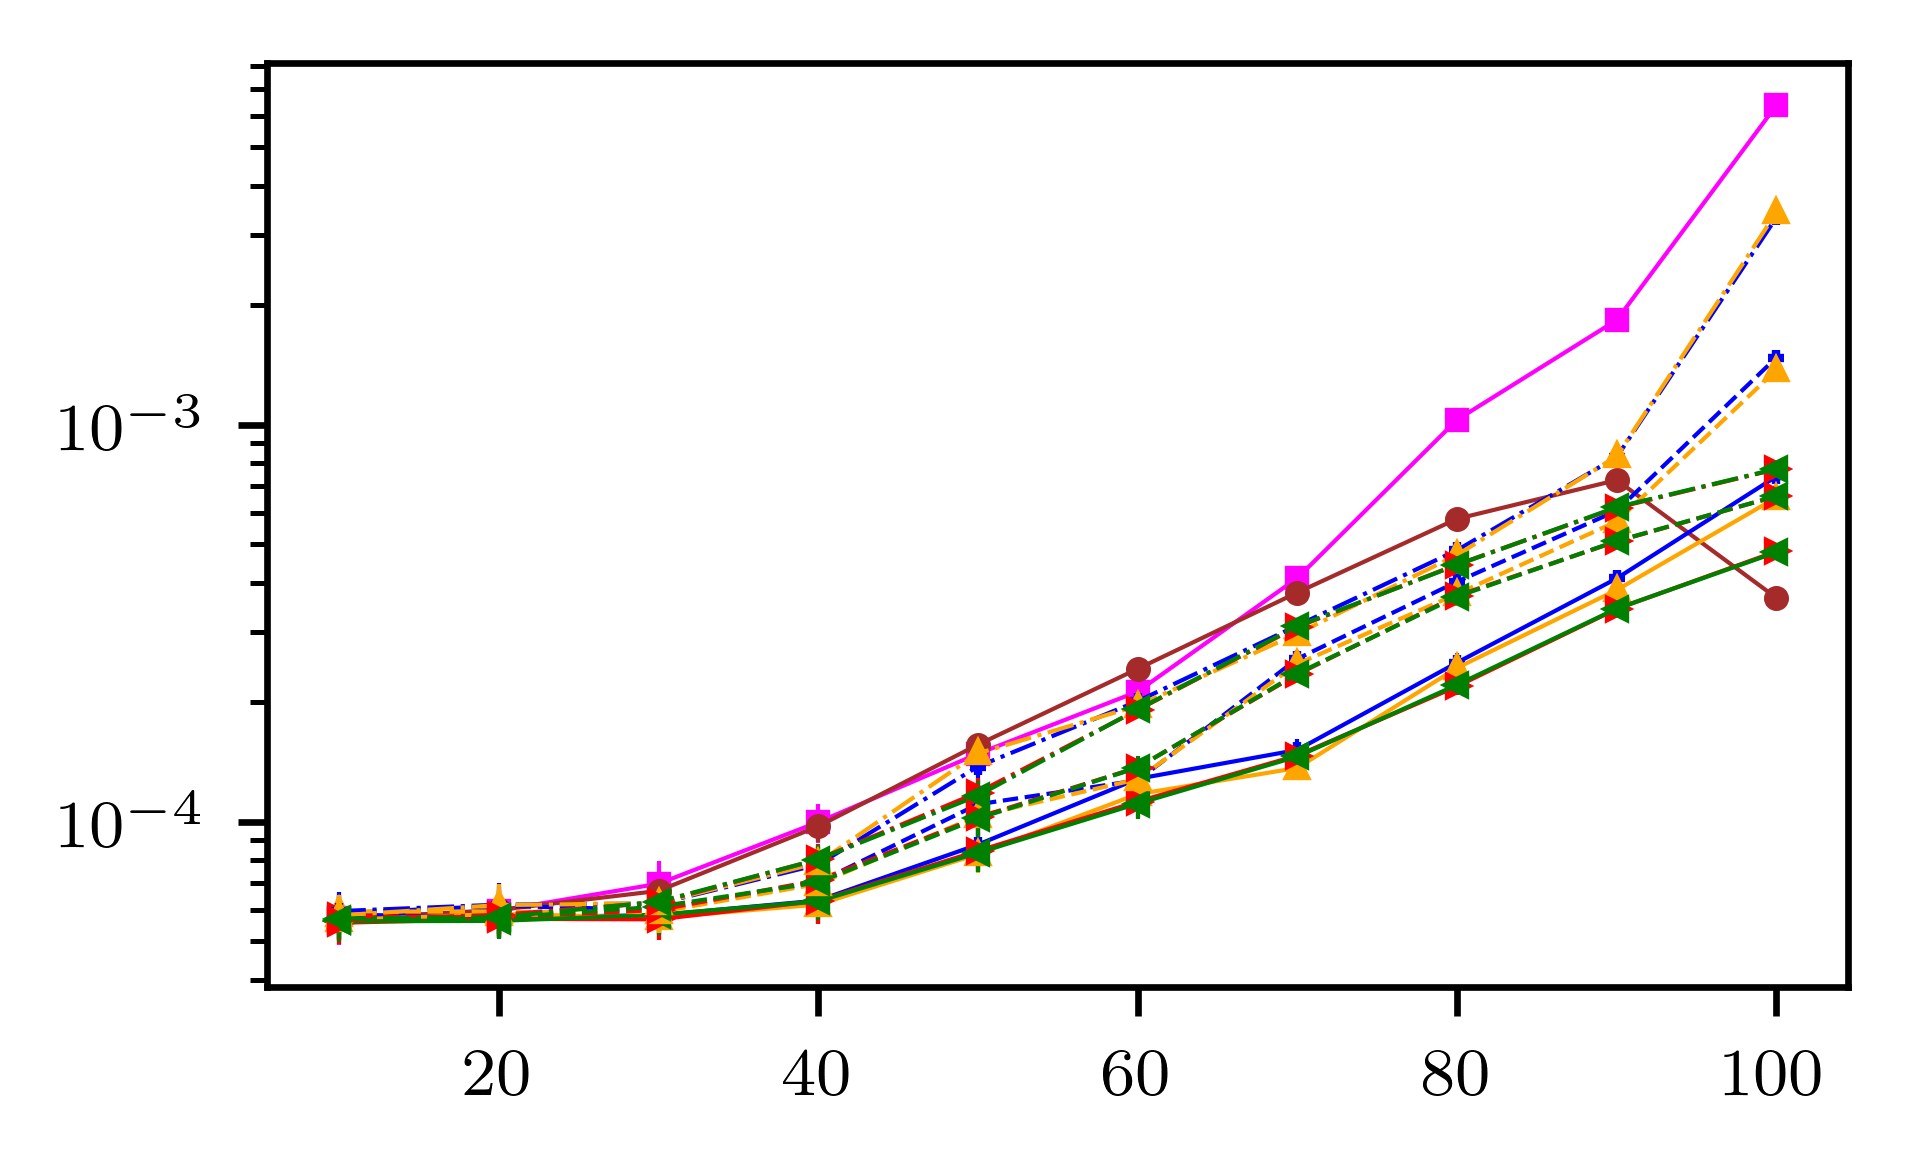

Source code (Python):
import pandas as pd
import numpy as np
import math
import matplotlib.pyplot as plt
import glob
import figstyle
# import itertools
# marker = itertools.cycle(('s', '+', '^', '.', 'o', '*'))

method_and_n = [
    ('nhc_xi_respa', 0),
    ('baoab_respa', 0),
    ('stochastic_isokinetic_nhc_middle_respa', 1),
    ('stochastic_subkinetic_nhc_middle_respa', 1),
    # ('subkinetic_nhc_middle_respa', 1),
    # ('subkinetic_nhc_xi_respa', 1),
    ('trapezoidal_baoab_respa', 1),
    ('perturbed_OU_baoab_respa', 1),
    ('stochastic_isokinetic_nhc_middle_respa', 2),
    ('stochastic_subkinetic_nhc_middle_respa', 2),
    # ('subkinetic_nhc_middle_respa', 2),
    # ('subkinetic_nhc_xi_respa', 2),
    ('trapezoidal_baoab_respa', 2),
    ('perturbed_OU_baoab_respa', 2),
    ('stochastic_isokinetic_nhc_middle_respa', 4),
    ('stochastic_subkinetic_nhc_middle_respa', 4),
    # ('subkinetic_nhc_middle_respa', 4),
    # ('subkinetic_nhc_xi_respa', 4),
    ('trapezoidal_baoab_respa', 4),
    ('perturbed_OU_baoab_respa', 4),
]

labels = [method + ('' if n == 0 else f' (n={n})') for method, n in method_and_n]

mean_error_df = pd.DataFrame(columns=['dt'] + labels)
stdev_error_df = mean_error_df.copy()
for dt in range(10, 101, 10):
    mean_error = []
    stdev_error = []
    for (method, n) in method_and_n:
        df = pd.read_csv(f'n{n}/{method}-{dt}.csv', names=['error', 'q2'], sep='\s+')
        mean_error.append(np.average(df.error.values))
        stdev_error.append(np.std(df.error.values))
    n = len(mean_error_df)
    mean_error_df.loc[n] = [dt] + mean_error
    stdev_error_df.loc[n] = [dt] + stdev_error

fig, ax = plt.subplots(1, 1, figsize=(3.4,2.0))

style = {}
style[0] = '-'
style[1] = '-'
style[2] = '--'
style[4] = '-.'

color = {}
color['nhc_xi_respa'] = 'magenta'
color['baoab_respa'] = 'brown'
color['stochastic_isokinetic_nhc_middle_respa'] = 'blue'
color['stochastic_subkinetic_nhc_middle_respa'] = 'orange'
color['trapezoidal_baoab_respa'] = 'red'
color['perturbed_OU_baoab_respa'] = 'green'

marker = {}
marker['nhc_xi_respa'] = 's'
marker['baoab_respa'] = 'o'
marker['stochastic_isokinetic_nhc_middle_respa'] = '+'
marker['stochastic_subkinetic_nhc_middle_respa'] = '^'
marker['trapezoidal_baoab_respa'] = '>'
marker['perturbed_OU_baoab_respa'] = '<'

for label, (method, n) in zip(labels, method_and_n):
    dt = mean_error_df['dt']
    mean = mean_error_df[label]
    stdev = stdev_error_df[label]
    ax.errorbar(dt, mean, stdev,
                marker=marker[method],
                label=label.replace('_', ' '),
                linestyle=style[n],
                color=color[method])
    # ax.fill_between(dt, mean-stdev, mean+stdev)
ax.set_yscale('log')
# ax.legend()
plt.savefig('linear_resonance')
plt.show()
